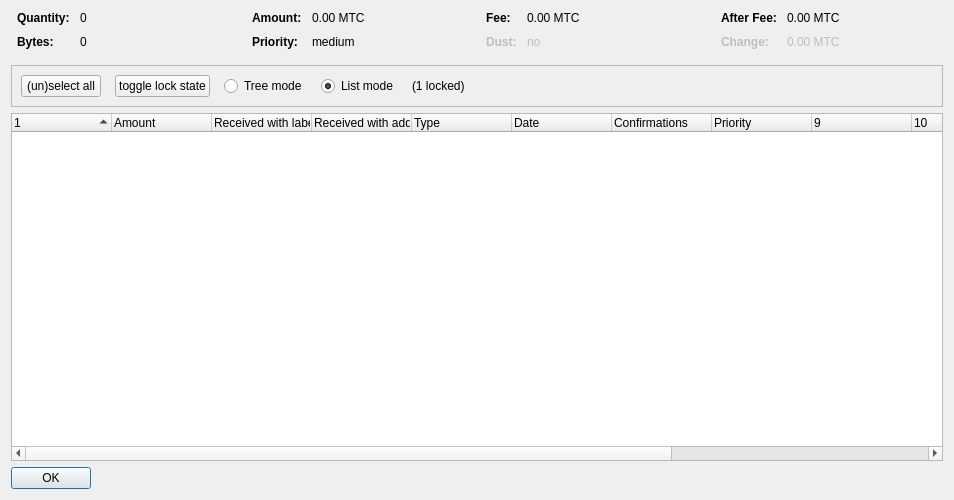
<?xml version="1.0" encoding="UTF-8"?>
<ui version="4.0">
 <class>CoinControlDialog</class>
 <widget class="QDialog" name="CoinControlDialog">
  <property name="geometry">
   <rect>
    <x>0</x>
    <y>0</y>
    <width>954</width>
    <height>500</height>
   </rect>
  </property>
  <property name="windowTitle">
   <string>Coin Selection</string>
  </property>
  <layout class="QVBoxLayout" name="verticalLayout">
   <item>
    <layout class="QHBoxLayout" name="horizontalLayoutTop" stretch="0,0,0,0">
     <property name="topMargin">
      <number>0</number>
     </property>
     <property name="bottomMargin">
      <number>10</number>
     </property>
     <item>
      <layout class="QFormLayout" name="formLayoutCoinControl1">
       <property name="horizontalSpacing">
        <number>10</number>
       </property>
       <property name="verticalSpacing">
        <number>10</number>
       </property>
       <property name="leftMargin">
        <number>6</number>
       </property>
       <property name="rightMargin">
        <number>6</number>
       </property>
       <item row="0" column="0">
        <widget class="QLabel" name="labelCoinControlQuantityText">
         <property name="font">
          <font>
           <weight>75</weight>
           <bold>true</bold>
          </font>
         </property>
         <property name="text">
          <string>Quantity:</string>
         </property>
        </widget>
       </item>
       <item row="0" column="1">
        <widget class="QLabel" name="labelCoinControlQuantity">
         <property name="cursor">
          <cursorShape>IBeamCursor</cursorShape>
         </property>
         <property name="contextMenuPolicy">
          <enum>Qt::ActionsContextMenu</enum>
         </property>
         <property name="text">
          <string notr="true">0</string>
         </property>
         <property name="textInteractionFlags">
          <set>Qt::LinksAccessibleByMouse|Qt::TextSelectableByKeyboard|Qt::TextSelectableByMouse</set>
         </property>
        </widget>
       </item>
       <item row="1" column="0">
        <widget class="QLabel" name="labelCoinControlBytesText">
         <property name="font">
          <font>
           <weight>75</weight>
           <bold>true</bold>
          </font>
         </property>
         <property name="text">
          <string>Bytes:</string>
         </property>
        </widget>
       </item>
       <item row="1" column="1">
        <widget class="QLabel" name="labelCoinControlBytes">
         <property name="cursor">
          <cursorShape>IBeamCursor</cursorShape>
         </property>
         <property name="contextMenuPolicy">
          <enum>Qt::ActionsContextMenu</enum>
         </property>
         <property name="text">
          <string notr="true">0</string>
         </property>
         <property name="textInteractionFlags">
          <set>Qt::LinksAccessibleByMouse|Qt::TextSelectableByKeyboard|Qt::TextSelectableByMouse</set>
         </property>
        </widget>
       </item>
      </layout>
     </item>
     <item>
      <layout class="QFormLayout" name="formLayoutCoinControl2">
       <property name="horizontalSpacing">
        <number>10</number>
       </property>
       <property name="verticalSpacing">
        <number>10</number>
       </property>
       <property name="leftMargin">
        <number>6</number>
       </property>
       <property name="rightMargin">
        <number>6</number>
       </property>
       <item row="0" column="0">
        <widget class="QLabel" name="labelCoinControlAmountText">
         <property name="font">
          <font>
           <weight>75</weight>
           <bold>true</bold>
          </font>
         </property>
         <property name="text">
          <string>Amount:</string>
         </property>
        </widget>
       </item>
       <item row="0" column="1">
        <widget class="QLabel" name="labelCoinControlAmount">
         <property name="cursor">
          <cursorShape>IBeamCursor</cursorShape>
         </property>
         <property name="contextMenuPolicy">
          <enum>Qt::ActionsContextMenu</enum>
         </property>
         <property name="text">
          <string notr="true">0.00 MTC</string>
         </property>
         <property name="textInteractionFlags">
          <set>Qt::LinksAccessibleByMouse|Qt::TextSelectableByKeyboard|Qt::TextSelectableByMouse</set>
         </property>
        </widget>
       </item>
       <item row="1" column="0">
        <widget class="QLabel" name="labelCoinControlPriorityText">
         <property name="font">
          <font>
           <weight>75</weight>
           <bold>true</bold>
          </font>
         </property>
         <property name="text">
          <string>Priority:</string>
         </property>
        </widget>
       </item>
       <item row="1" column="1">
        <widget class="QLabel" name="labelCoinControlPriority">
         <property name="cursor">
          <cursorShape>IBeamCursor</cursorShape>
         </property>
         <property name="contextMenuPolicy">
          <enum>Qt::ActionsContextMenu</enum>
         </property>
         <property name="text">
          <string>medium</string>
         </property>
         <property name="textInteractionFlags">
          <set>Qt::LinksAccessibleByMouse|Qt::TextSelectableByKeyboard|Qt::TextSelectableByMouse</set>
         </property>
        </widget>
       </item>
      </layout>
     </item>
     <item>
      <layout class="QFormLayout" name="formLayoutCoinControl3">
       <property name="horizontalSpacing">
        <number>10</number>
       </property>
       <property name="verticalSpacing">
        <number>10</number>
       </property>
       <property name="leftMargin">
        <number>6</number>
       </property>
       <property name="rightMargin">
        <number>6</number>
       </property>
       <item row="0" column="0">
        <widget class="QLabel" name="labelCoinControlFeeText">
         <property name="font">
          <font>
           <weight>75</weight>
           <bold>true</bold>
          </font>
         </property>
         <property name="text">
          <string>Fee:</string>
         </property>
        </widget>
       </item>
       <item row="0" column="1">
        <widget class="QLabel" name="labelCoinControlFee">
         <property name="cursor">
          <cursorShape>IBeamCursor</cursorShape>
         </property>
         <property name="contextMenuPolicy">
          <enum>Qt::ActionsContextMenu</enum>
         </property>
         <property name="text">
          <string notr="true">0.00 MTC</string>
         </property>
         <property name="textInteractionFlags">
          <set>Qt::LinksAccessibleByMouse|Qt::TextSelectableByKeyboard|Qt::TextSelectableByMouse</set>
         </property>
        </widget>
       </item>
       <item row="1" column="0">
        <widget class="QLabel" name="labelCoinControlLowOutputText">
         <property name="enabled">
          <bool>false</bool>
         </property>
         <property name="font">
          <font>
           <weight>75</weight>
           <bold>true</bold>
          </font>
         </property>
         <property name="text">
          <string>Dust:</string>
         </property>
        </widget>
       </item>
       <item row="1" column="1">
        <widget class="QLabel" name="labelCoinControlLowOutput">
         <property name="enabled">
          <bool>false</bool>
         </property>
         <property name="cursor">
          <cursorShape>IBeamCursor</cursorShape>
         </property>
         <property name="contextMenuPolicy">
          <enum>Qt::ActionsContextMenu</enum>
         </property>
         <property name="text">
          <string>no</string>
         </property>
         <property name="textInteractionFlags">
          <set>Qt::LinksAccessibleByMouse|Qt::TextSelectableByKeyboard|Qt::TextSelectableByMouse</set>
         </property>
        </widget>
       </item>
      </layout>
     </item>
     <item>
      <layout class="QFormLayout" name="formLayoutCoinControl4">
       <property name="horizontalSpacing">
        <number>10</number>
       </property>
       <property name="verticalSpacing">
        <number>10</number>
       </property>
       <property name="leftMargin">
        <number>6</number>
       </property>
       <property name="rightMargin">
        <number>6</number>
       </property>
       <item row="0" column="0">
        <widget class="QLabel" name="labelCoinControlAfterFeeText">
         <property name="font">
          <font>
           <weight>75</weight>
           <bold>true</bold>
          </font>
         </property>
         <property name="text">
          <string>After Fee:</string>
         </property>
        </widget>
       </item>
       <item row="0" column="1">
        <widget class="QLabel" name="labelCoinControlAfterFee">
         <property name="cursor">
          <cursorShape>IBeamCursor</cursorShape>
         </property>
         <property name="contextMenuPolicy">
          <enum>Qt::ActionsContextMenu</enum>
         </property>
         <property name="text">
          <string notr="true">0.00 MTC</string>
         </property>
         <property name="textInteractionFlags">
          <set>Qt::LinksAccessibleByMouse|Qt::TextSelectableByKeyboard|Qt::TextSelectableByMouse</set>
         </property>
        </widget>
       </item>
       <item row="1" column="0">
        <widget class="QLabel" name="labelCoinControlChangeText">
         <property name="enabled">
          <bool>false</bool>
         </property>
         <property name="font">
          <font>
           <weight>75</weight>
           <bold>true</bold>
          </font>
         </property>
         <property name="text">
          <string>Change:</string>
         </property>
        </widget>
       </item>
       <item row="1" column="1">
        <widget class="QLabel" name="labelCoinControlChange">
         <property name="enabled">
          <bool>false</bool>
         </property>
         <property name="cursor">
          <cursorShape>IBeamCursor</cursorShape>
         </property>
         <property name="contextMenuPolicy">
          <enum>Qt::ActionsContextMenu</enum>
         </property>
         <property name="text">
          <string notr="true">0.00 MTC</string>
         </property>
         <property name="textInteractionFlags">
          <set>Qt::LinksAccessibleByMouse|Qt::TextSelectableByKeyboard|Qt::TextSelectableByMouse</set>
         </property>
        </widget>
       </item>
      </layout>
     </item>
    </layout>
   </item>
   <item>
    <widget class="QFrame" name="frame">
     <property name="minimumSize">
      <size>
       <width>0</width>
       <height>40</height>
      </size>
     </property>
     <property name="frameShape">
      <enum>QFrame::StyledPanel</enum>
     </property>
     <property name="frameShadow">
      <enum>QFrame::Sunken</enum>
     </property>
     <layout class="QHBoxLayout" name="horizontalLayout">
      <item>
       <layout class="QHBoxLayout" name="horizontalLayoutPanel" stretch="0,0,0,0,0,0">
        <property name="spacing">
         <number>14</number>
        </property>
        <item>
         <widget class="QPushButton" name="pushButtonSelectAll">
          <property name="sizePolicy">
           <sizepolicy hsizetype="Maximum" vsizetype="Fixed">
            <horstretch>0</horstretch>
            <verstretch>0</verstretch>
           </sizepolicy>
          </property>
          <property name="text">
           <string>(un)select all</string>
          </property>
          <property name="autoDefault">
           <bool>false</bool>
          </property>
         </widget>
        </item>
        <item>
         <widget class="QPushButton" name="pushButtonToggleLock">
          <property name="sizePolicy">
           <sizepolicy hsizetype="Maximum" vsizetype="Fixed">
            <horstretch>0</horstretch>
            <verstretch>0</verstretch>
           </sizepolicy>
          </property>
          <property name="text">
           <string>toggle lock state</string>
          </property>
          <property name="autoDefault">
           <bool>false</bool>
          </property>
         </widget>
        </item>
        <item>
         <widget class="QRadioButton" name="radioTreeMode">
          <property name="sizePolicy">
           <sizepolicy hsizetype="Maximum" vsizetype="Fixed">
            <horstretch>0</horstretch>
            <verstretch>0</verstretch>
           </sizepolicy>
          </property>
          <property name="text">
           <string>Tree mode</string>
          </property>
         </widget>
        </item>
        <item>
         <widget class="QRadioButton" name="radioListMode">
          <property name="sizePolicy">
           <sizepolicy hsizetype="Maximum" vsizetype="Fixed">
            <horstretch>0</horstretch>
            <verstretch>0</verstretch>
           </sizepolicy>
          </property>
          <property name="text">
           <string>List mode</string>
          </property>
          <property name="checked">
           <bool>true</bool>
          </property>
         </widget>
        </item>
        <item>
         <widget class="QLabel" name="labelLocked">
          <property name="text">
           <string>(1 locked)</string>
          </property>
         </widget>
        </item>
        <item>
         <spacer name="horizontalSpacer">
          <property name="orientation">
           <enum>Qt::Horizontal</enum>
          </property>
          <property name="sizeHint" stdset="0">
           <size>
            <width>40</width>
            <height>20</height>
           </size>
          </property>
         </spacer>
        </item>
       </layout>
      </item>
     </layout>
    </widget>
   </item>
   <item>
    <widget class="CoinControlTreeWidget" name="treeWidget">
     <property name="contextMenuPolicy">
      <enum>Qt::CustomContextMenu</enum>
     </property>
     <property name="sortingEnabled">
      <bool>false</bool>
     </property>
     <property name="columnCount">
      <number>13</number>
     </property>
     <attribute name="headerShowSortIndicator" stdset="0">
      <bool>true</bool>
     </attribute>
     <attribute name="headerStretchLastSection">
      <bool>false</bool>
     </attribute>
     <column>
      <property name="text">
       <string/>
      </property>
     </column>
     <column>
      <property name="text">
       <string>Amount</string>
      </property>
     </column>
     <column>
      <property name="text">
       <string>Received with label</string>
      </property>
     </column>
     <column>
      <property name="text">
       <string>Received with address</string>
      </property>
     </column>
     <column>
      <property name="text">
	<string>Type</string>
      </property>
     </column>
     <column>
      <property name="text">	 
       <string>Date</string>
      </property>
     </column>
     <column>
      <property name="text">
       <string>Confirmations</string>
      </property>
      <property name="toolTip">
       <string>Confirmed</string>
      </property>
     </column>
     <column>
      <property name="text">
       <string>Priority</string>
      </property>
     </column>
     <column>
      <property name="text">
       <string/>
      </property>
     </column>
     <column>
      <property name="text">
       <string/>
      </property>
     </column>
     <column>
      <property name="text">
       <string/>
      </property>
     </column>
     <column>
      <property name="text">
       <string/>
      </property>
     </column>
     <column>
      <property name="text">
       <string/>
      </property>
     </column>
    </widget>
   </item>
   <item>
    <widget class="QDialogButtonBox" name="buttonBox">
     <property name="sizePolicy">
      <sizepolicy hsizetype="Maximum" vsizetype="Fixed">
       <horstretch>0</horstretch>
       <verstretch>0</verstretch>
      </sizepolicy>
     </property>
     <property name="orientation">
      <enum>Qt::Horizontal</enum>
     </property>
     <property name="standardButtons">
      <set>QDialogButtonBox::Ok</set>
     </property>
    </widget>
   </item>
  </layout>
 </widget>
 <customwidgets>
  <customwidget>
   <class>CoinControlTreeWidget</class>
   <extends>QTreeWidget</extends>
   <header>coincontroltreewidget.h</header>
  </customwidget>
 </customwidgets>
 <resources/>
 <connections/>
</ui>
